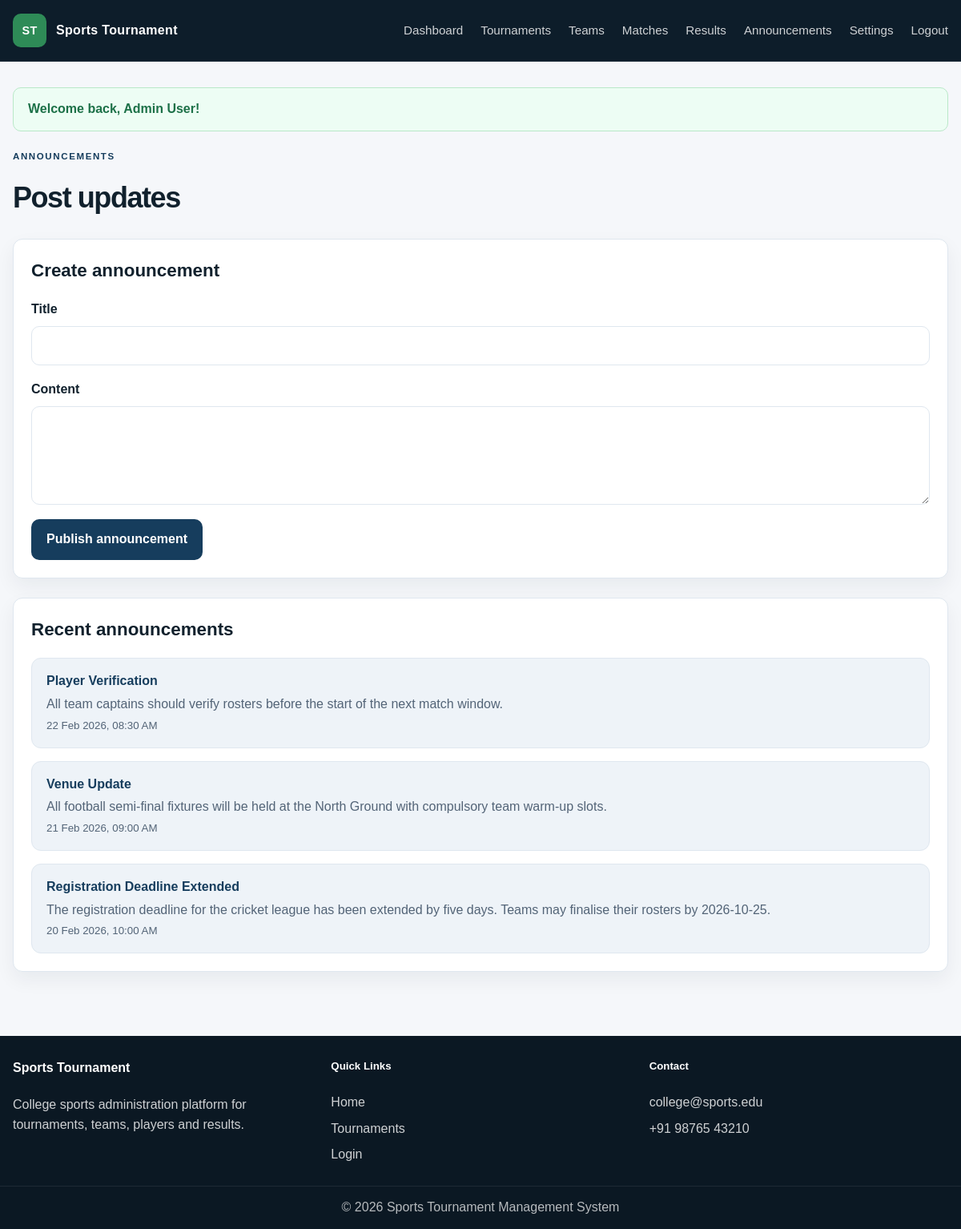
The page /admin/announcements.php (signed in) on the database its author committed.
### tables this page shows
CREATE TABLE announcements (
    id INT AUTO_INCREMENT PRIMARY KEY,
    title VARCHAR(200) NOT NULL,
    content TEXT NOT NULL,
    created_by INT NOT NULL,
    created_at TIMESTAMP DEFAULT CURRENT_TIMESTAMP,
    CONSTRAINT fk_announcement_user FOREIGN KEY (created_by) REFERENCES users(id) ON DELETE CASCADE
);

### config/database.php (called while the page is built, shortened)
<?php
function getDb(): PDO
{
    static $pdo = null;
    if ($pdo !== null) {
        return $pdo;
    }
    $host = '127.0.0.1';
    $dbName = 'sports_tournament';
    $dbUser = 'root';
    $dbPass = '';
    $charset = 'utf8mb4';
    $dsn = "mysql:host={$host};dbname={$dbName};charset={$charset}";
    $options = [
        PDO::ATTR_ERRMODE => PDO::ERRMODE_EXCEPTION,
        PDO::ATTR_DEFAULT_FETCH_MODE => PDO::FETCH_ASSOC,
        PDO::ATTR_EMULATE_PREPARES => false,
    ];
    try {
        $pdo = new PDO($dsn, $dbUser, $dbPass, $options);
        return $pdo;
    } catch (PDOException $e) {
        throw new PDOException('Database connection failed. Please import the database schema first.');
    }
}

### admin/announcements.php (the view, shortened to what this page needs)
<?php
$announcements = getRecentAnnouncements(10);
require_once __DIR__ . '/../includes/header.php';
?>
<div class="page-header">
    <div>
        <span class="eyebrow dark">Announcements</span>
        <h1>Post updates</h1>
    </div>
</div>
<div class="panel">
    <div class="panel-header"><h2>Create announcement</h2></div>
    <form method="post" class="form-grid">
        <div class="field-group full-width">
            <label>Title</label>
            <input type="text" name="title" required>
        </div>
        <div class="field-group full-width">
            <label>Content</label>
            <textarea name="content" rows="4" required></textarea>
        </div>
        <div class="form-actions full-width">
            <button type="submit" class="button button-primary">Publish announcement</button>
        </div>
    </form>
</div>
<div class="panel">
    <div class="panel-header"><h2>Recent announcements</h2></div>
    <div class="stack-list">
        <?php foreach ($announcements as $announcement): ?>
            <div class="stack-item">
                <strong><?= e($announcement['title']) ?></strong>
                <span><?= e($announcement['content']) ?></span>
                <small><?= e(formatDateTime($announcement['created_at'])) ?></small>
            </div>
        <?php endforeach; ?>
    </div>
</div>
<?php require_once __DIR__ . '/../includes/footer.php'; ?>

### assets/css/style.css (style rules this page uses)
:root { --bg: #f5f7fa; --panel: #ffffff; --panel-alt: #eef3f8; --ink: #11212d; --muted: #536477; --line: #dfe7ef; --primary: #163d5d; --primary-soft: #e8f0f8; --accent: #2e8b57; --accent-soft: #eaf8ef; --danger: #c64242; --warning: #b87828; --shadow: 0 10px 25px rgba(17, 33, 45, 0.06); --radius: 12px; }
* { box-sizing: border-box; }
html { scroll-behavior: smooth; }
body { margin: 0; font-family: Arial, Helvetica, sans-serif; background: var(--bg); color: var(--ink); line-height: 1.55; }
button, input, select, textarea { font: inherit; }
.eyebrow { display: inline-block; font-size: 0.72rem; letter-spacing: 0.14em; text-transform: uppercase; font-weight: 700; color: var(--accent); margin-bottom: 14px; }
.eyebrow.dark { color: var(--primary); }
.button { border: 1px solid transparent; border-radius: 10px; padding: 12px 18px; cursor: pointer; display: inline-flex; align-items: center; justify-content: center; font-weight: 700; transition: 0.2s ease; text-decoration: none; }
.button-primary { background: var(--primary); color: #fff; }
.button.primary, .button.button-primary { background: var(--primary); color: #fff; }
.full-width { width: 100%; }
.info-card, .panel, .stat-box, .auth-card { background: var(--panel); border: 1px solid var(--line); border-radius: var(--radius); box-shadow: var(--shadow); }
.announcement-list, .stack-list { display: grid; gap: 16px; }
.announcement-card small, .stack-item small { color: var(--muted); }
.page-header { width: min(1180px, calc(100% - 32px)); margin: 0 auto 24px; display: flex; align-items: center; justify-content: space-between; gap: 16px; }
.page-header h1 { margin: 0; font-size: clamp(2rem, 3vw, 2.5rem); letter-spacing: -0.04em; }
.panel { width: min(1180px, calc(100% - 32px)); margin: 0 auto 24px; padding: 22px; }
.panel-header { margin-bottom: 18px; }
.panel-header h2 { margin: 0; font-size: 1.4rem; }
.form-grid { display: grid; grid-template-columns: repeat(2, minmax(220px, 1fr)); gap: 18px; }
.field-group { display: flex; flex-direction: column; gap: 8px; }
.full-width { grid-column: 1 / -1; }
label { font-weight: 600; color: var(--ink); }
input, select, textarea { width: 100%; border: 1px solid var(--line); border-radius: 10px; padding: 11px 12px; background: #fff; color: var(--ink); }
textarea { min-height: 120px; resize: vertical; }
.form-actions { display: flex; gap: 10px; align-items: center; justify-content: flex-start; }
.stack-item { background: var(--panel-alt); border: 1px solid var(--line); border-radius: 12px; padding: 16px 18px; display: flex; flex-direction: column; gap: 4px; }
.stack-item strong { color: var(--primary); }
.stack-item span, .stack-item small { color: var(--muted); }

### rows shown on the page
announcements: title "Player Verification", content "All team captains should verify rosters before the start of the next match window.", created_at "22 Feb 2026, 08:30 AM"
announcements: title "Venue Update", content "All football semi-final fixtures will be held at the North Ground with compulsory team warm-up slots.", created_at "21 Feb 2026, 09:00 AM"
announcements: title "Registration Deadline Extended", content "The registration deadline for the cricket league has been extended by five days. Teams may finalise their rosters by 2026-10-25.", created_at "20 Feb 2026, 10:00 AM"

### other values the page prints
$item['label'] "Dashboard"
$item['label'] "Tournaments"
$item['label'] "Teams"
$item['label'] "Matches"
$item['label'] "Results"
$item['label'] "Announcements"
$flash['message'] "Welcome back, Admin User!"
